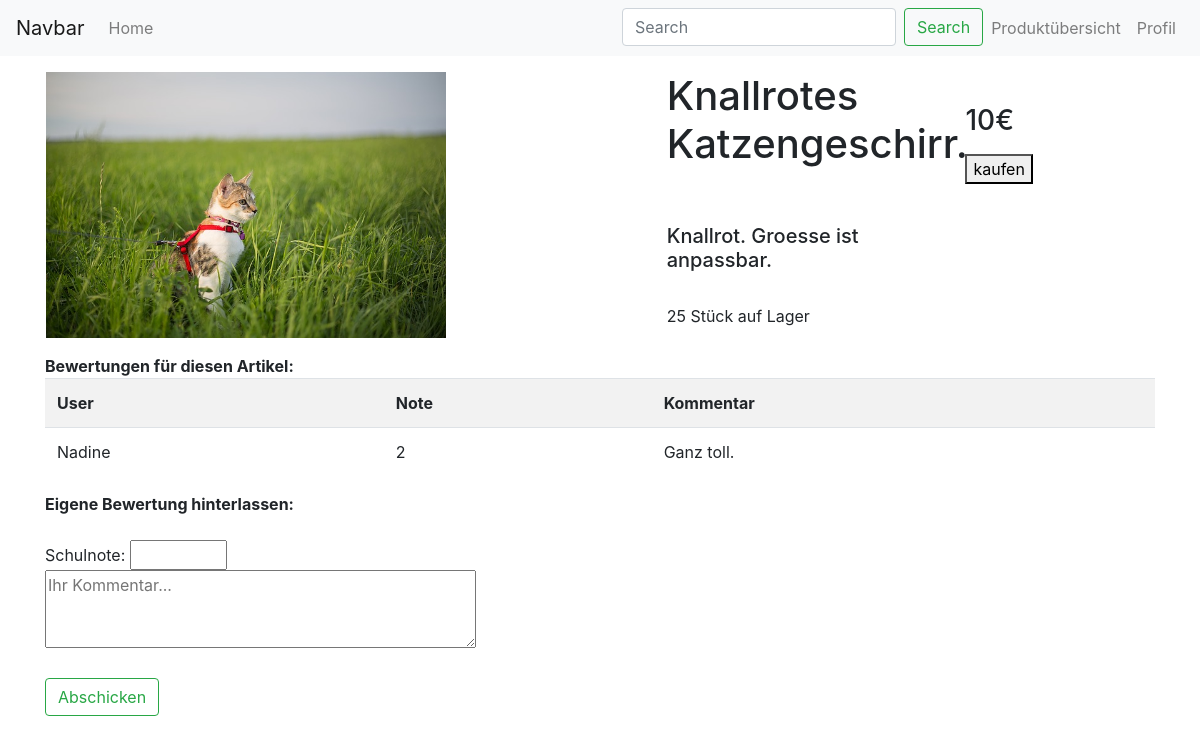
Screenshot of /produktansicht.php?ID=3 with the database file from the repository.
### tables this page shows
CREATE TABLE `produkte` (
  `ID` int(11) NOT NULL,
  `Name` text NOT NULL,
  `Preis` int(11) NOT NULL,
  `Stueck` int(11) NOT NULL,
  `Bild` text NOT NULL,
  `Beschreibung` text NOT NULL
);

CREATE TABLE `bewertungen` (
  `ID` int(11) NOT NULL,
  `Kommentar` text NOT NULL,
  `Note` float(10,0) NOT NULL,
  `Datum` datetime NOT NULL DEFAULT CURRENT_TIMESTAMP,
  `User` varchar(50) NOT NULL DEFAULT 'Unbekannt'
);

### produktansicht.php (the view)
<?php include 'inc/head.php'?>
<?php include 'inc/nav.php';
include 'inc/config.php';
    $id = $_GET['ID'];
    $query = "SELECT * FROM produkte WHERE produkte.ID = '$id'";
    $query2 = "SELECT * FROM produkte INNER JOIN bewertungen WHERE produkte.ID = '$id' AND bewertungen.ID = '$id'";
    $result = mysqli_query($con, $query);
    $result2 = mysqli_query($con, $query2);
    if ($row = mysqli_fetch_assoc($result)) {
        $id = $_GET['ID'];
        $bild = $row['Bild'];
        $name = $row['Name'];
        $preis = $row['Preis'];
        $stueck = $row['Stueck'];
        $beschreibung = $row['Beschreibung'];
        ?>
        <div class="container">
            <div class="row">
                <div class="d-flex flex-row bd-highlight pl-3 pt-3 mb-3">
                    <div class="row">
                        <div class="col pr-0 mr-0"><img src="<?php echo $bild ?>" alt="" width="400px"></div>
                        <div class="col-4 pl-2 mr-0">
                            <h1><?php echo $name ?></h1><br><br>
                            <h5><?php echo $beschreibung ?></h5><br>
                            <h7><?php echo $stueck ?> Stück auf Lager</h7>
                        </div>
                    </div>
                    <div class="p-2 bd-highlight">
                        <br><h3><?php echo $preis ?>€</h3><p>
                        <form method="post" action="php/buyArticle.php?ID=<?php echo $id ?>&Verfuegbarkeit=<?php echo $stueck ?>"><button type="submit" name="cartBtn">kaufen</button></form>
                    </div>
                </div>
                <div class="col-12">
                    <table class="table table-striped">
                        <thead><b>Bewertungen für diesen Artikel:</b></thead>
                        <th scope="col">User</th>
                        <th scope="col">Note</th>
                        <th scope="col">Kommentar</th>
                        <?php
                        while ($row = mysqli_fetch_assoc($result2)) {
                            $user = $row['User'];
                            $kommentar = $row['Kommentar'];
                            $note = $row['Note']; ?>
                        <tr>
                            <td><?php echo $user ?></td>
                            <td><?php echo $note ?></td>
                            <td><?php echo $kommentar ?></td>
                        </tr><?php } ?>
                    </table>
                </div>
            </div>
            <div>
                <form method = 'post' action = 'php/articleValuations.php?ID=<?php echo $id ?>' >
                    <b>Eigene Bewertung hinterlassen:</b><br><br>
                    Schulnote: <input name="Note" type="number" max="6.0" min="1.0" ><br>
                    <textarea name = 'Kommentar' cols = '40' rows = '3' placeholder="Ihr Kommentar..."></textarea ><br><br>
                    <button class="btn btn-outline-success" type="submit" name="commentBtn" >Abschicken</button>
                </form >
            </div>
        </div>
        <?php
} include 'inc/bottom.php'?>

### rows the page displays
produkte: Bild (picture), Name "Knallrotes Katzengeschirr.", Beschreibung "Knallrot. Groesse ist anpassbar.", Stueck "25", Preis "10"
bewertungen: User "Nadine", Note "2", Kommentar "Ganz toll."
